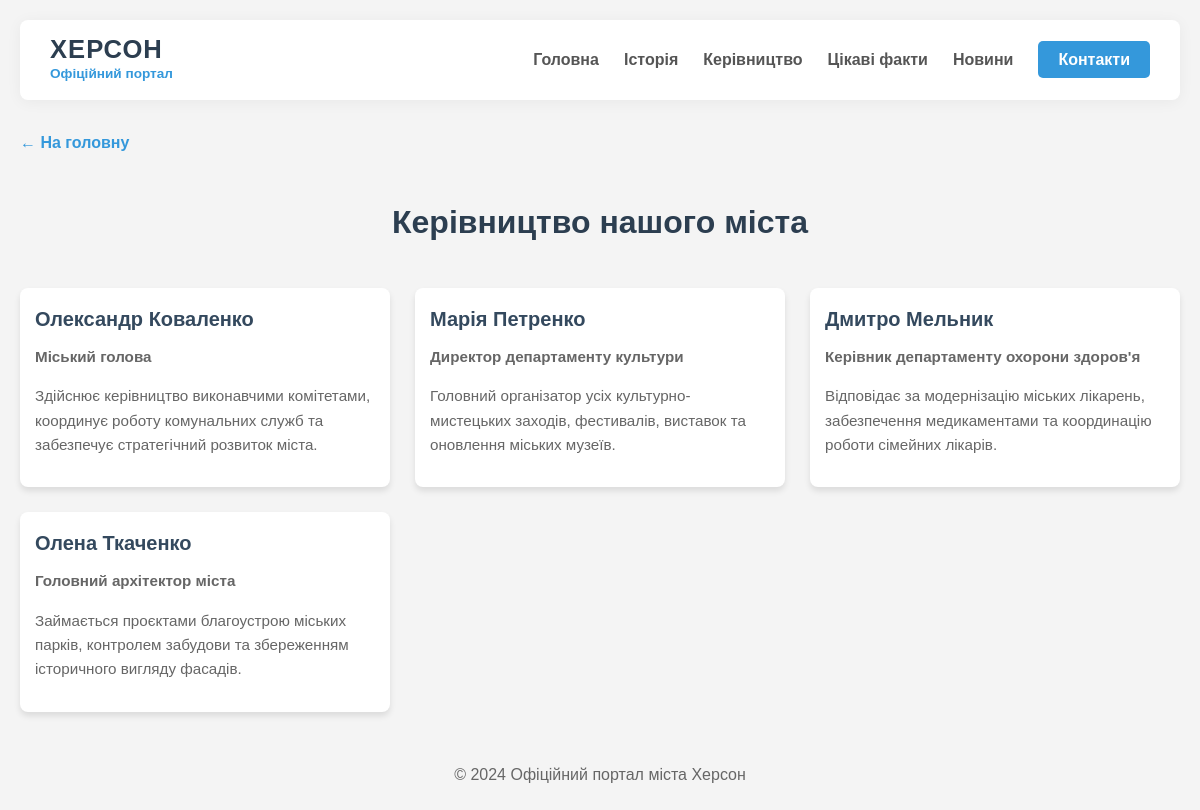
/management/, run on the app's committed database.
### main/models.py (models this page shows, shortened)
class CityOfficial(models.Model):
    name = models.CharField(max_length=200, verbose_name="Ім'я")
    position = models.CharField(max_length=200, verbose_name="Посада")
    description = models.TextField(verbose_name="Опис")

### main/views.py (the view)
# urls.py: path('management/', views.management_view, name='management'),
def management_view(request):
    management = get_management()
    path = 'main/management.html'
    context = { 'list_of_officials': management }
    return render(request, path, context)

### main/services.py (called while the page is built)
def get_management():
    return CityOfficial.objects.all()

### main/templates/main/management.html (shortened to what this page needs)
{% extends 'main/base.html' %}
{% block content %}
  <a href="{% url 'index' %}" class="nav-back">
    ← На головну
  </a>
  <h1>Керівництво нашого міста</h1>
  <div class="gallery">
    {% for official in list_of_officials %}
      <article class="photo-item">
        <div class="photo-content">
          <h3>{{ official.name }}</h3>
          <p>
            <strong>
              {{ official.position }}
            </strong>
          </p>
          <div class="news-text">
            {{ official.description|linebreaks }}
          </div>
        </div>
      </article>
      {% empty %}
        <div class="empty-msg">
          Інформація про керівництво наразі відсутня.
        </div>
    {% endfor %}
  </div>
{% endblock %}

### main/static/main/css/style.css (style rules this page uses)
body { font-family: sans-serif; line-height: 1.6; color: #333; max-width: 1200px; margin: 0 auto; padding: 20px; background-color: #f4f4f4; }
h1 { text-align: center; color: #2c3e50; margin-bottom: 40px; }
.gallery { display: grid; grid-template-columns: repeat(auto-fill, minmax(300px, 1fr)); gap: 25px; }
.photo-item { background: #fff; border-radius: 8px; overflow: hidden; box-shadow: 0 4px 6px rgba(0, 0, 0, 0.1); transition: transform 0.3s ease; }
.photo-content { padding: 15px; }
.photo-content h3 { margin: 0 0 10px 0; font-size: 1.25rem; color: #34495e; }
.photo-content p { margin: 0 0 15px 0; font-size: 0.95rem; color: #666; }
.news-text { margin-bottom: 15px; color: #444; }
.nav-back { margin-bottom: 20px; display: inline-block; text-decoration: none; color: #3498db; font-weight: bold; }

### data on the page
CityOfficial: name "Олександр Коваленко", position "Міський голова", description "Здійснює керівництво виконавчими комітетами, координує роботу комунальних служб та забезпечує стратегічний розвиток міста."
CityOfficial: name "Марія Петренко", position "Директор департаменту культури", description "Головний організатор усіх культурно-мистецьких заходів, фестивалів, виставок та оновлення міських музеїв."
CityOfficial: name "Дмитро Мельник", position "Керівник департаменту охорони здоров'я", description "Відповідає за модернізацію міських лікарень, забезпечення медикаментами та координацію роботи сімейних лікарів."
CityOfficial: name "Олена Ткаченко", position "Головний архітектор міста", description "Займається проєктами благоустрою міських парків, контролем забудови та збереженням історичного вигляду фасадів."
